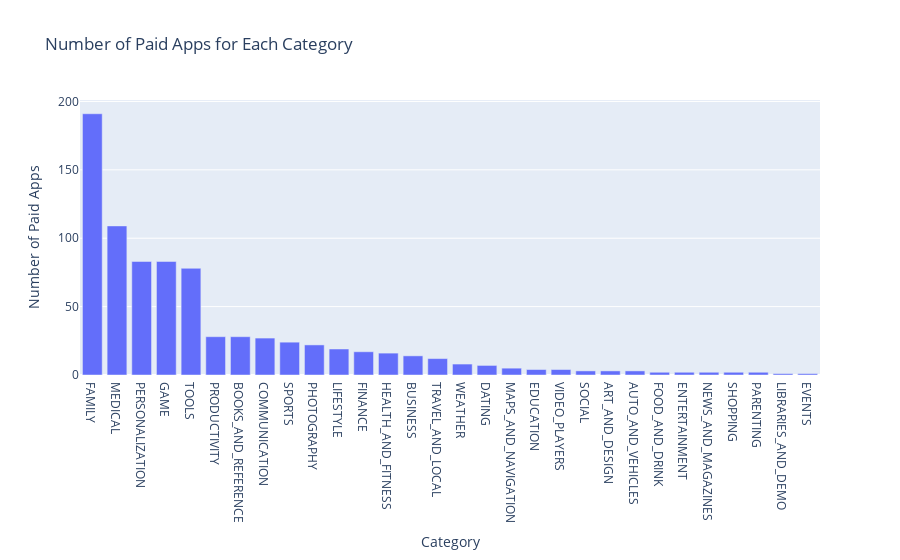

The code cell stored with this chart in its notebook:
### Code cell
paid_apps_count = paid_apps['Category'].value_counts().reset_index()
paid_apps_count.columns = ['Category', 'Number of Paid Apps']

# Create a bar plot for the number of paid apps per category
fig_bar = px.bar(paid_apps_count, x='Category', y='Number of Paid Apps', 
                 title='Number of Paid Apps for Each Category',
                 labels={'Category': 'Category', 'Number of Paid Apps': 'Number of Paid Apps'})

fig_bar.show()

### Figure 1 — Plotly figure (JSON) as saved in the notebook; plotly's stock layout.template omitted (floating-point values rounded to 4 significant figures)
{"data": [{"hovertemplate": "Category=%{x}<br>Number of Paid Apps=%{y}<extra></extra>", "legendgroup": "", "marker": {"color": "#636efa", "pattern": {"shape": ""}}, "name": "", "orientation": "v", "showlegend": false, "textposition": "auto", "type": "bar", "x": ["FAMILY", "MEDICAL", "PERSONALIZATION", "GAME", "TOOLS", "PRODUCTIVITY", "BOOKS_AND_REFERENCE", "COMMUNICATION", "SPORTS", "PHOTOGRAPHY", "LIFESTYLE", "FINANCE", "HEALTH_AND_FITNESS", "BUSINESS", "TRAVEL_AND_LOCAL", "WEATHER", "DATING", "MAPS_AND_NAVIGATION", "EDUCATION", "VIDEO_PLAYERS", "SOCIAL", "ART_AND_DESIGN", "AUTO_AND_VEHICLES", "FOOD_AND_DRINK", "ENTERTAINMENT", "NEWS_AND_MAGAZINES", "SHOPPING", "PARENTING", "LIBRARIES_AND_DEMO", "EVENTS"], "xaxis": "x", "y": [191, 109, 83, 83, 78, 28, 28, 27, 24, 22, 19, 17, 16, 14, 12, 8, 7, 5, 4, 4, 3, 3, 3, 2, 2, 2, 2, 2, 1, 1], "yaxis": "y"}], "layout": {"barmode": "relative", "legend": {"tracegroupgap": 0}, "title": {"text": "Number of Paid Apps for Each Category"}, "xaxis": {"anchor": "y", "domain": [0, 1], "title": {"text": "Category"}}, "yaxis": {"anchor": "x", "domain": [0, 1], "title": {"text": "Number of Paid Apps"}}}}
